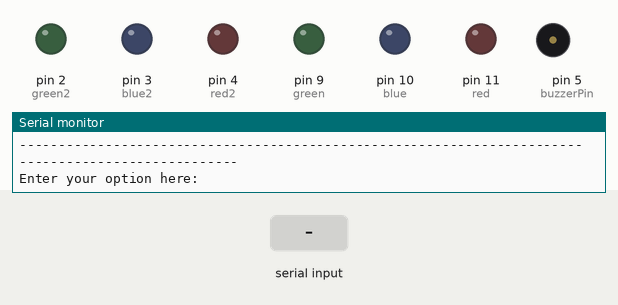
This sketch was run on a simulated Arduino Uno, built with avr-gcc and run on an emulated ATmega328P. Parts: output pins drawn as LEDs (lit = HIGH), buzzer (waves = sounding), the last lines printed to the serial monitor. Dashed ring = blinking. Inputs (shaded band) come from the test bench. Random numbers use the default seed unless the sketch sets one.

Above: at 1.2 s.
1.3 s: "A" received over Serial
2.9 s: "B" received over Serial
At 5.59 s:
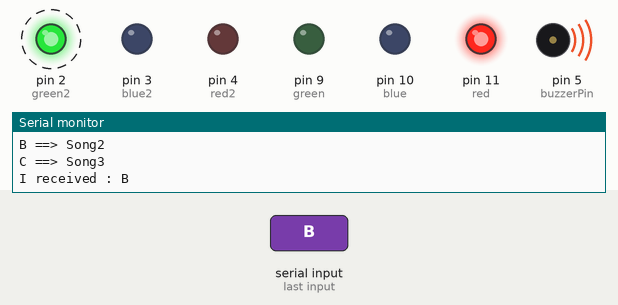
5.9 s: "C" received over Serial
At 10.31 s:
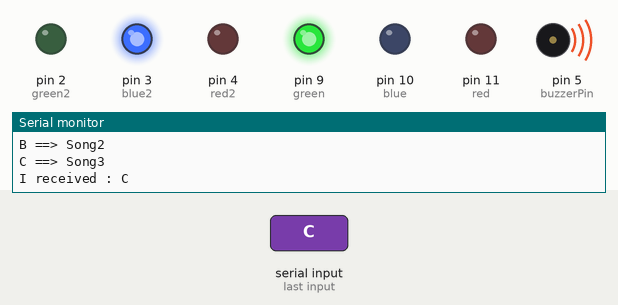
14.9 s: "A" received over Serial
At 16.24 s:
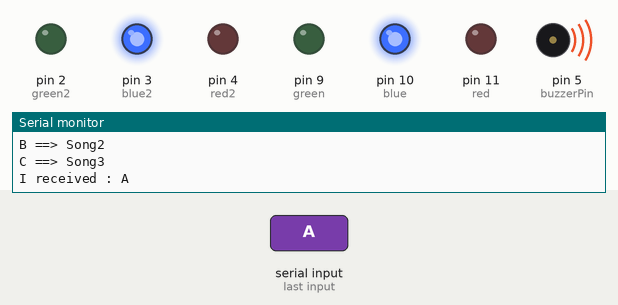
Timing chart, 0 to 18.9 s (numbered marks = the images above; inputs shaded):
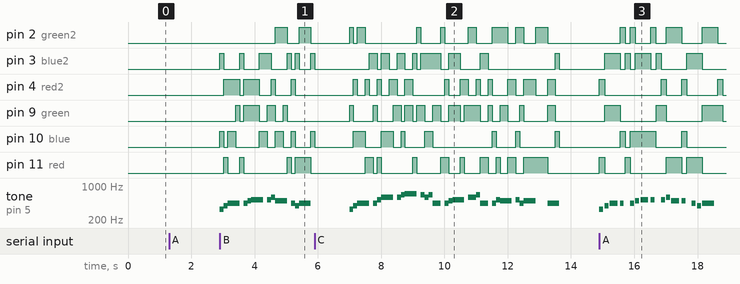

The sketch:

Code.ino
```cpp
// These are the notes for the song

#define NOTE_B0 31
#define NOTE_C1 33
#define NOTE_CS1 35
#define NOTE_D1 37
#define NOTE_DS1 39
#define NOTE_E1 41
#define NOTE_F1 44
#define NOTE_FS1 46
#define NOTE_G1 49
#define NOTE_GS1 52
#define NOTE_A1 55
#define NOTE_AS1 58
#define NOTE_B1 62
#define NOTE_C2 65
#define NOTE_CS2 69
#define NOTE_D2 73
#define NOTE_DS2 78
#define NOTE_E2 82
#define NOTE_F2 87
#define NOTE_FS2 93
#define NOTE_G2 98
#define NOTE_GS2 104
#define NOTE_A2 110
#define NOTE_AS2 117
#define NOTE_B2 123
#define NOTE_C3 131
#define NOTE_CS3 139
#define NOTE_D3 147
#define NOTE_DS3 156
#define NOTE_E3 165
#define NOTE_F3 175
#define NOTE_FS3 185
#define NOTE_G3 196
#define NOTE_GS3 208
#define NOTE_A3 220
#define NOTE_AS3 233
#define NOTE_B3 247
#define NOTE_C4 262
#define NOTE_CS4 277
#define NOTE_D4 294
#define NOTE_DS4 311
#define NOTE_E4 330
#define NOTE_F4 349
#define NOTE_FS4 370
#define NOTE_G4 392
#define NOTE_GS4 415
#define NOTE_A4 440
#define NOTE_AS4 466
#define NOTE_B4 494
#define NOTE_C5 523
#define NOTE_CS5 554
#define NOTE_D5 587
#define NOTE_DS5 622
#define NOTE_E5 659
#define NOTE_F5 698
#define NOTE_FS5 740
#define NOTE_G5 784
#define NOTE_GS5 831
#define NOTE_A5 880
#define NOTE_AS5 932
#define NOTE_B5 988
#define NOTE_C6 1047
#define NOTE_CS6 1109
#define NOTE_D6 1175
#define NOTE_DS6 1245
#define NOTE_E6 1319
#define NOTE_F6 1397
#define NOTE_FS6 1480
#define NOTE_G6 1568
#define NOTE_GS6 1661
#define NOTE_A6 1760
#define NOTE_AS6 1865
#define NOTE_B6 1976
#define NOTE_C7 2093
#define NOTE_CS7 2217
#define NOTE_D7 2349
#define NOTE_DS7 2489
#define NOTE_E7 2637
#define NOTE_F7 2794
#define NOTE_FS7 2960
#define NOTE_G7 3136
#define NOTE_GS7 3322
#define NOTE_A7 3520
#define NOTE_AS7 3729
#define NOTE_B7 3951
#define NOTE_C8 4186
#define NOTE_CS8 4435
#define NOTE_D8 4699
#define NOTE_DS8 4978
#define NOTE_C4 262
#define NOTE_D4 294
#define NOTE_E4 330
#define NOTE_F4 349
#define NOTE_G4 392
#define NOTE_A4 440
#define NOTE_B4 494
#define NOTE_C5 523
#define NOTE_D5 587
#define NOTE_E5 659
#define NOTE_F5 698
#define NOTE_G5 784
#define NOTE_A5 880
#define NOTE_B5 988
#define NOTE_B0 31
#define NOTE_C1 33
#define NOTE_CS1 35
#define NOTE_D1 37
#define NOTE_DS1 39
#define NOTE_E1 41
#define NOTE_F1 44
#define NOTE_FS1 46
#define NOTE_G1 49
#define NOTE_GS1 52
#define NOTE_A1 55
#define NOTE_AS1 58
#define NOTE_B1 62
#define NOTE_C2 65
#define NOTE_CS2 69
#define NOTE_D2 73
#define NOTE_DS2 78
#define NOTE_E2 82
#define NOTE_F2 87
#define NOTE_FS2 93
#define NOTE_G2 98
#define NOTE_GS2 104
#define NOTE_A2 110
#define NOTE_AS2 117
#define NOTE_B2 123
#define NOTE_C3 131
#define NOTE_CS3 139
#define NOTE_D3 147
#define NOTE_DS3 156
#define NOTE_E3 165
#define NOTE_F3 175
#define NOTE_FS3 185
#define NOTE_G3 196
#define NOTE_GS3 208
#define NOTE_A3 220
#define NOTE_AS3 233
#define NOTE_B3 247
#define NOTE_C4 262
#define NOTE_CS4 277
#define NOTE_D4 294
#define NOTE_DS4 311
#define NOTE_E4 330
#define NOTE_F4 349
#define NOTE_FS4 370
#define NOTE_G4 392
#define NOTE_GS4 415
#define NOTE_A4 440
#define NOTE_AS4 466
#define NOTE_B4 494
#define NOTE_C5 523
#define NOTE_CS5 554
#define NOTE_D5 587
#define NOTE_DS5 622
#define NOTE_E5 659
#define NOTE_F5 698
#define NOTE_FS5 740
#define NOTE_G5 784
#define NOTE_GS5 831
#define NOTE_A5 880
#define NOTE_AS5 932
#define NOTE_B5 988
#define NOTE_C6 1047
#define NOTE_CS6 1109
#define NOTE_D6 1175
#define NOTE_DS6 1245
#define NOTE_E6 1319
#define NOTE_F6 1397
#define NOTE_FS6 1480
#define NOTE_G6 1568
#define NOTE_GS6 1661
#define NOTE_A6 1760
#define NOTE_AS6 1865
#define NOTE_B6 1976
#define NOTE_C7 2093
#define NOTE_CS7 2217
#define NOTE_D7 2349
#define NOTE_DS7 2489
#define NOTE_E7 2637
#define NOTE_F7 2794
#define NOTE_FS7 2960
#define NOTE_G7 3136
#define NOTE_GS7 3322
#define NOTE_A7 3520
#define NOTE_AS7 3729
#define NOTE_B7 3951
#define NOTE_C8 4186
#define NOTE_CS8 4435
#define NOTE_D8 4699
#define NOTE_DS8 4978

int buzzerPin = 5; // Creating an element for buzzer pin
int x = 1;         // This x will further restric the main loop to executed

// For 1st RBG LED, I assigned 3 interger
int green = 9;
int blue = 10;
int red = 11;

int colour;         // For 1st RGB LED
int colour2;        // For 2nd RGB LED
char incomingByte3; // To get the input from the user

// For 2nd RBG LED, I assigned 3 interger
int green2 = 2;
int blue2 = 3;
int red2 = 4;

void setup()
{
    Serial.begin(9600); // opens serial port, sets data rate to 9600 bps

    pinMode(buzzerPin, OUTPUT); // Setup red LED pin as an output pin.
    // Setup for all lights in the RGB LED
    pinMode(red, OUTPUT);
    pinMode(blue, OUTPUT);
    pinMode(green, OUTPUT);
    pinMode(red2, OUTPUT);
    pinMode(blue2, OUTPUT);
    pinMode(green2, OUTPUT);
}

void music_menu()
{
    for (int i = 0; i < 100; i++)
    {
        Serial.print("-");
    }
    Serial.println();
    // To make an interaction with the Serial Monitor
    // Its a song from Pirates of the Caribbean
    Serial.println("A ==> Song1");
    Serial.println("B ==> Song2");
    Serial.println("C ==> Song3");
    while (Serial.available() == 0)
    { // To stop the loop until the user enter a value
    }
    char incomingByte3 = Serial.read(); // To read the data
    Serial.print("I received : ");      // To display a message about the data
    Serial.println(incomingByte3);      // To display a message about the data

    // Below, I have used loops to check the user's input value and check it accordingly

    if (incomingByte3 == 'A')
    {
        Song1();
    }
    else if (incomingByte3 == 'B')
    {
        Song2();
    }
    else if (incomingByte3 == 'C')
    {
        Song3();
    }
    else
    {
        Serial.println("Wrong Input!!!"); // When the user presses the wrong button
    }
    Serial.println();
    delay(1000);
}

void Song1()
{
    // It comprises of notes ans duration
    int notes[] = {
        NOTE_E4, NOTE_G4, NOTE_A4, NOTE_A4, 0,
        NOTE_A4, NOTE_B4, NOTE_C5, NOTE_C5, 0,
        NOTE_C5, NOTE_D5, NOTE_B4, NOTE_B4, 0,
        NOTE_A4, NOTE_G4, NOTE_A4, 0};

    int duration[] = {
        125,
        125,
        250,
        125,
        125,
        125,
        125,
        250,
        125,
        125,
        125,
        125,
        250,
        125,
        125,
        125,
        125,
        375,
        125,
    };
    // This loop will be executed once.
    for (int i = 0; i < (sizeof(notes) / sizeof(notes[0])); i++)
    {
        colour = random(9, 12);
        colour2 = random(2, 5);
        tone(buzzerPin, notes[i], duration[i]);
        digitalWrite(colour, HIGH);
        digitalWrite(colour2, HIGH);
        delay(duration[i] * 1.30);
        digitalWrite(colour, LOW);
        digitalWrite(colour2, LOW);
    }
}

void Song2()
{
    // It comprises of notes ans duration
    int notes[] = {
        NOTE_E4,
        NOTE_G4,
        NOTE_A4,
        NOTE_A4,
        0,
        NOTE_A4,
        NOTE_B4,
        NOTE_C5,
        NOTE_C5,
        0,
        NOTE_C5,
        NOTE_D5,
        NOTE_B4,
        NOTE_B4,
        0,
        NOTE_A4,
        NOTE_G4,
        NOTE_A4,
        0,
    };
    int duration[] = {
        125, 125, 250, 125, 125,
        125, 125, 250, 125, 125,
        125, 125, 250, 125, 125,
        125, 125, 375, 125};
    // This loop will be executed once.
    for (int i = 0; i < (sizeof(notes) / sizeof(notes[0])); i++)
    {
        colour = random(9, 12);
        colour2 = random(2, 5);
        tone(buzzerPin, notes[i], duration[i]);
        digitalWrite(colour, HIGH);
        digitalWrite(colour2, HIGH);
        delay(duration[i]);
        digitalWrite(colour, LOW);
        digitalWrite(colour2, LOW);
    }
}

void Song3()
{
    // For notes of the song
    int notes[] = {
        NOTE_E4, NOTE_G4, NOTE_A4, NOTE_A4, 0,
        NOTE_A4, NOTE_C5, NOTE_D5, NOTE_D5, 0,
        NOTE_D5, NOTE_E5, NOTE_F5, NOTE_F5, 0,
        NOTE_E5, NOTE_D5, NOTE_E5, NOTE_A4, 0,
        NOTE_A4, NOTE_B4, NOTE_C5, NOTE_C5, 0,
        NOTE_D5, NOTE_E5, NOTE_A4, 0,
        NOTE_A4, NOTE_C5, NOTE_B4, NOTE_B4, 0,
        NOTE_C5, NOTE_A4, NOTE_B4, 0,
        NOTE_A4, NOTE_A4};

    // For the duration between the notes
    int duration[] = {125, 125, 250, 125, 125,
                      125, 125, 250, 125, 125,
                      125, 125, 250, 125, 125,
                      125, 125, 125, 250, 125,
                      125, 125, 250, 125, 125,
                      250, 125, 250, 125,
                      125, 125, 250, 125, 125,
                      125, 125, 375, 375,
                      250, 125};

    // To run the notes from starting till end
    for (int i = 0; i < (sizeof(notes) / sizeof(notes[0])); i++)
    {
        colour = random(9, 12);
        colour2 = random(2, 5);
        tone(buzzerPin, notes[i], duration[i]); // for toning
        digitalWrite(colour, HIGH);             // To make colour light high
        digitalWrite(colour2, HIGH);
        delay(duration[i]);        // For delay
        digitalWrite(colour, LOW); // To make colour light low
        digitalWrite(colour2, LOW);
    }
}

void intro()
{
    x = 2;
    for (int i = 0; i < 100; i++)
    {
        Serial.print("-");
    }
    Serial.println();
    for (int i = 0; i < 30; i++)
    {
        Serial.print(" ");
    }
    Serial.println("Welcome to the Arduino Project !!!");
    Serial.println();
    Serial.println("There are multiple options available for user to choose from...");
    Serial.println();
    Serial.println("B = Music/Beat and Light Show");

    for (int i = 0; i < 100; i++)
    {
        Serial.print("-");
    }
    Serial.println();
    Serial.println("Enter your option here:");
    while (Serial.available() == 0)
    { // To stop the loop until the user enter a value
    }
    char incomingByte = Serial.read(); // To read the data
    Serial.println();
    Serial.print("I received : "); // To display a message about the data
    Serial.println(incomingByte);  // To display a message about the data
    Serial.println();
    if (incomingByte == 'B')
    {
        music_menu();
    }
}

// This loop is same as the loop in the MAIN file
// When user pressed B then this loop will be executed
void loop()
{
    if (x == 1)
    {
        intro();
    }
    else
    {
        music_menu();
    }

}
```

Measured:
- after the input at 2.9 s, pin 2 (green2): alternates HIGH for 0.38 s and LOW for 0.38 s, starting after 1.8 s; pin 3 (blue2): LOW → HIGH at once, → LOW 0.13 s later, → HIGH 0.50 s later, → LOW 0.13 s later, … (11 changes in this stretch)
- after the input at 5.9 s, pin 2 (green2): LOW → HIGH after 1.1 s, → LOW 0.13 s later, → HIGH 0.13 s later, → LOW 0.25 s later, … (16 changes in this stretch); pin 4 (red2): LOW → HIGH after 1.2 s, → LOW 0.13 s later, → HIGH 0.25 s later, → LOW 0.13 s later, … (24 changes in this stretch)
- after the input at 14.9 s, pin 2 (green2): LOW → HIGH after 0.65 s, → LOW 0.16 s later, → HIGH 0.16 s later, → LOW 0.16 s later, … (10 changes in this stretch); pin 3 (blue2): LOW → HIGH after 0.16 s, → LOW 0.49 s later, → HIGH 0.16 s later, → LOW 0.16 s later, … (10 changes in this stretch)
